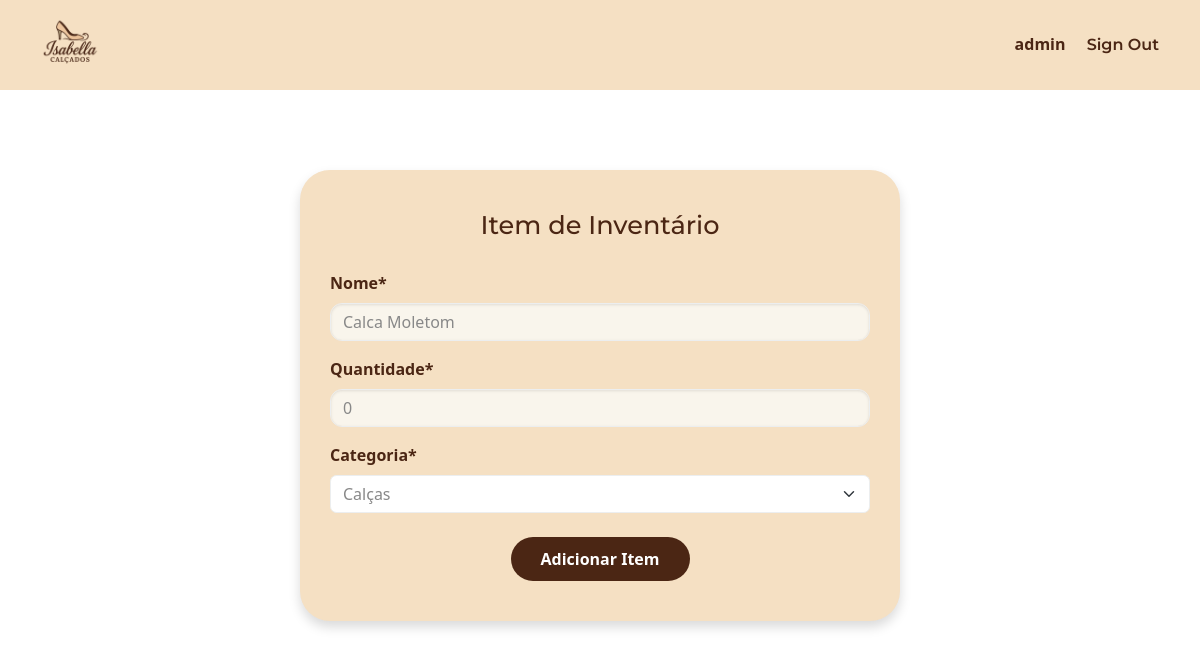
Page /edit-item/5 (signed in) on the committed database.
### inventory/models.py (models this page shows, shortened)
class InventoryItem(models.Model):
    nome = models.CharField(max_length=200)
    quantidade = models.IntegerField()
    categoria = models.ForeignKey('Categoria', on_delete=models.CASCADE)
    preco = models.DecimalField(max_digits=10, decimal_places=2, default=0.00)
    date_created = models.DateTimeField(auto_now_add=True)
    user = models.ForeignKey(User, on_delete=models.CASCADE)

class Categoria(models.Model):
    nome = models.CharField(max_length=200)
    class Meta:
        verbose_name_plural = 'categorias'
    def __str__(self):
        return self.nome

### inventory/views.py (the view)
# urls.py: path('edit-item/<int:pk>', EditItem.as_view(), name= 'edit-item'),
class EditItem(LoginRequiredMixin, UpdateView):
    model = InventoryItem
    form_class = InventoryItemForm
    template_name = 'inventory/item_form.html'
    success_url = reverse_lazy('dashboard')

### inventory/forms.py
class InventoryItemForm(forms.ModelForm):
    categoria = forms.ModelChoiceField(queryset=Categoria.objects.all(), initial=0)
    class Meta:
        model = InventoryItem
        fields = ['nome', 'quantidade', 'categoria']

### inventory/templates/inventory/item_form.html (shortened to what this page needs)
{% extends 'inventory/base.html' %}
{% load crispy_forms_tags %}
{% block content %}
<div class="item-form-container">
    <h1>Item de Inventário</h1>
    <form method="POST">
        {{ form|crispy }}
        <div class="text-center mt-4">
            <button type="submit" class="btn-marrom">Adicionar Item</button>
        </div>
    </form>
</div>
{% endblock %}

### inventory/templates/inventory/base.html (shortened to what this page needs)
{% load static %}
<!DOCTYPE html>
<html lang="pt-br">
<head>
    <link href="https://bootswatch.com/5/minty/bootstrap.min.css" rel="stylesheet">
    <link rel="stylesheet" href="{% static 'css/estilo.css' %}">
</head>
<body>
    <div class="faixa-topo d-flex justify-content-between align-items-center">
        <a href="{% url 'index' %}">
            <img src="{% static 'image/logoisabellasemfundo.png' %}" alt="Logo Isabella Calçados" class="logo-topo">
        </a>
        <div>
            {% if not user.is_authenticated %}
                <a class="link-topo me-3" href="{% url 'login' %}">Sign In</a>
            {% else %}
                <span class="link-topo me-3">{{ user.username }}</span>
                <form method="post" action="{% url 'logout' %}" style="display: inline;">
                    <button type="submit" class="btn btn-link p-0 link-topo" style="text-decoration: none;">Sign Out</button>
                </form>
            {% endif %}
        </div>
    </div>
    {% block content %}
    {% endblock content %}
</body>
</html>

### inventory/static/css/estilo.css (style rules this page uses)
body { margin: 0; padding: 0; box-sizing: border-box; }
.faixa-topo { background-color: #F5E0C3; padding: 15px 40px; }
.logo-topo { height: 60px; }
.link-topo { font-weight: 600; color: #4B2614; text-decoration: none; }
.btn-marrom { background-color: #4B2614; color: white; border-radius: 25px; padding: 10px 30px; font-weight: bold; border: none; text-decoration: none; }
.link-topo { font-weight: 600; color: #4B2614; text-decoration: none; font-size: 1rem; }
.form-control { border-radius: 10px; box-shadow: 0 2px 4px rgba(0, 0, 0, 0.1); }
.form-label { font-weight: bold; color: #4B2614; }
.form-control { border-radius: 12px; background-color: #F9F5EC; box-shadow: inset 0 1px 3px rgba(0,0,0,0.1); }
.item-form-container { background-color: #F5E0C3; border-radius: 30px; padding: 40px 30px; max-width: 600px; margin: 80px auto; box-shadow: 0 6px 12px rgba(0, 0, 0, 0.15); }
.item-form-container h1 { text-align: center; color: #4B2614; font-size: 1.6rem; margin-bottom: 30px; }

### rows in the picture
InventoryItem: nome "Calca Moletom", quantidade "0", categoria "Calças"

### other values in the picture
{{ user.username }} "admin"
